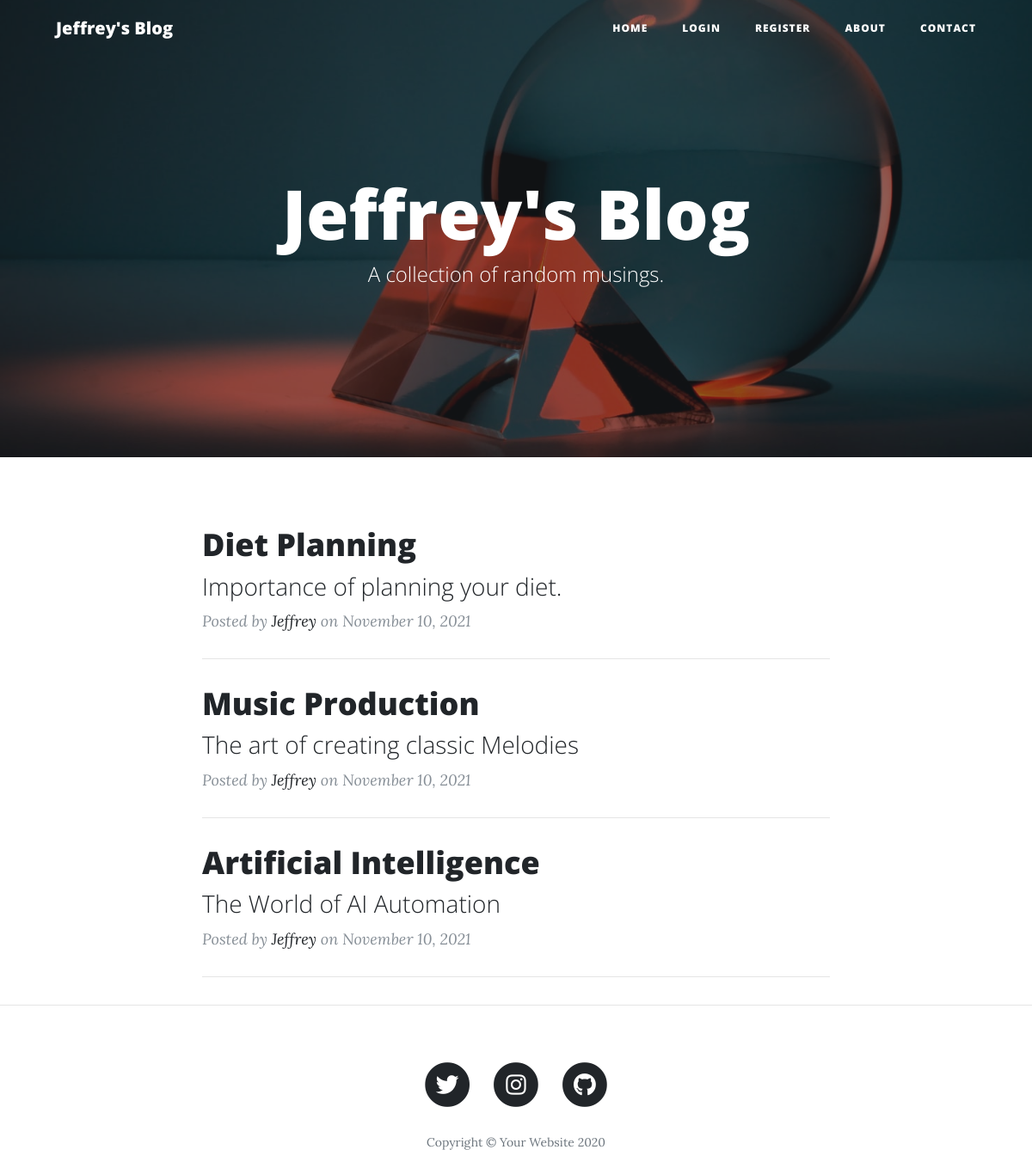
The app's page /, older data.
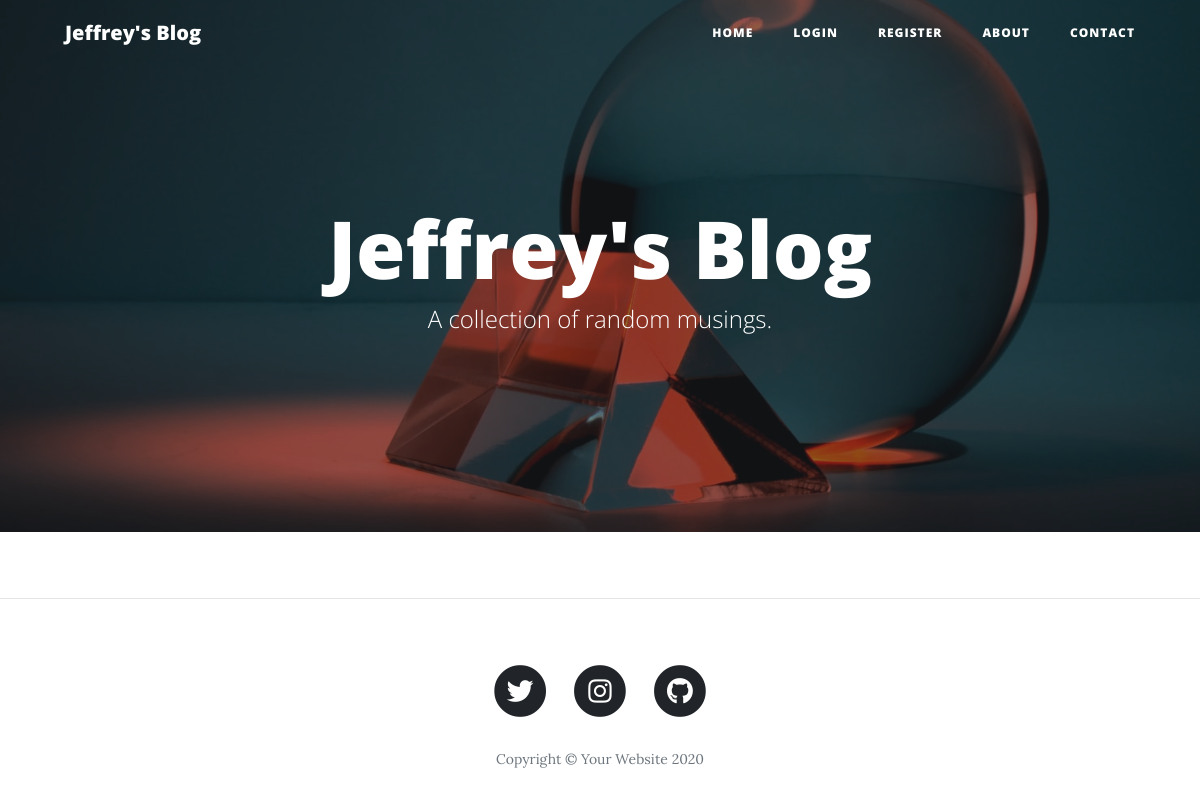
The same page, newer data.
### main.py (models this page shows)
class BlogPost(db.Model):
    __tablename__ = "blog_posts"
    id = db.Column(db.Integer, primary_key=True)
    author_id = db.Column(db.Integer, db.ForeignKey('users.id'))
    author = relationship("User", back_populates="posts")
    title = db.Column(db.String(250), unique=True, nullable=False)
    subtitle = db.Column(db.String(250), nullable=False)
    date = db.Column(db.String(250), nullable=False)
    body = db.Column(db.Text, nullable=False)
    img_url = db.Column(db.String(250), nullable=False)
    comments = relationship("Comment", back_populates="parent_post")

class User(UserMixin, db.Model):
    __tablename__ = "users"
    id = db.Column(db.Integer, primary_key=True)
    email = db.Column(db.String(250), unique=True)
    password = db.Column(db.String(250))
    name = db.Column(db.String(250))
    posts = relationship("BlogPost", back_populates="author")
    comments = relationship("Comment", back_populates="comment_author")

### main.py (the view)
@app.route('/')
def get_all_posts():
    posts = BlogPost.query.all()
    return render_template("index.html", all_posts=posts, current_user=current_user)

### templates/index.html (shortened to what this page needs)
{% include "header.html" %}
  <header class="masthead" style="background-image: url('static/img/smooth.jpeg')">
    <div class="overlay"></div>
    <div class="container">
      <div class="row">
        <div class="col-lg-8 col-md-10 mx-auto">
          <div class="site-heading">
            <h1>Jeffrey's Blog</h1>
            <span class="subheading">A collection of random musings.</span>
          </div>
        </div>
      </div>
    </div>
  </header>
  <div class="container">
    <div class="row">
      <div class="col-lg-8 col-md-10 mx-auto">
        {% for post in all_posts %}
        <div class="post-preview">
          <a href="{{ url_for('show_post', post_id=post.id) }}">
            <h2 class="post-title">
              {{post.title}}
            </h2>
            <h3 class="post-subtitle">
              {{post.subtitle}}
            </h3>
          </a>
          <p class="post-meta">Posted by
            <a href="#">{{ post.author.name }}</a>
            on {{post.date}}
          </p>
        </div>
        <hr>
        {% endfor %}
      </div>
    </div>
  </div>
  <hr>
{% include "footer.html" %}

### templates/header.html (shortened to what this page needs)
<!DOCTYPE html>
<html lang="en">
<head>
  <link href="{{ url_for('static', filename='vendor/bootstrap/css/bootstrap.min.css') }}" rel="stylesheet">
  <link href="{{ url_for('static', filename='vendor/fontawesome-free/css/all.min.css')}}" rel="stylesheet" type="text/css">
  <link href="{{ url_for('static', filename='css/clean-blog.min.css')}}" rel="stylesheet">
</head>
<body>
  <nav class="navbar navbar-expand-lg navbar-light fixed-top" id="mainNav">
    <div class="container">
      <a class="navbar-brand" href="{{url_for('get_all_posts')}}">Jeffrey's Blog</a>
      <div class="collapse navbar-collapse" id="navbarResponsive">
        <ul class="navbar-nav ml-auto">
          <li class="nav-item">
            <a class="nav-link" href="{{ url_for('get_all_posts') }}">Home</a>
          </li>
          {% if not current_user.is_authenticated: %}
          <li class="nav-item">
            <a class="nav-link" href="{{ url_for('login') }}">Login</a>
          </li>
          <li class="nav-item">
            <a class="nav-link" href="{{ url_for('register') }}">Register</a>
          </li>
          {% else: %}
          <li class="nav-item">
            <a class="nav-link" href="{{ url_for('logout') }}">Log Out</a>
          </li>
          {% endif %}
          <li class="nav-item">
            <a class="nav-link" href="{{ url_for('about') }}">About</a>
          </li>
          <li class="nav-item">
            <a class="nav-link" href="{{ url_for('contact') }}">Contact</a>
          </li>
        </ul>
      </div>
    </div>
  </nav>

### templates/footer.html (shortened to what this page needs)
  <footer>
    <div class="container">
      <div class="row">
        <div class="col-lg-8 col-md-10 mx-auto">
          <ul class="list-inline text-center">
            <li class="list-inline-item">
              <a href="https://twitter.com/bossan_j">
                <span class="fa-stack fa-lg">
                  <i class="fas fa-circle fa-stack-2x"></i>
                  <i class="fab fa-twitter fa-stack-1x fa-inverse"></i>
                </span>
              </a>
            </li>
            <li class="list-inline-item">
              <a href="https://www.instagram.com/jeffrey_jeremiah_/?hl=en">
                <span class="fa-stack fa-lg">
                  <i class="fas fa-circle fa-stack-2x"></i>
                  <i class="fab fa-instagram fa-stack-1x fa-inverse"></i>
                </span>
              </a>
            </li>
            <li class="list-inline-item">
              <a href="https://github.com/jeffreyjeremiah1">
                <span class="fa-stack fa-lg">
                  <i class="fas fa-circle fa-stack-2x"></i>
                  <i class="fab fa-github fa-stack-1x fa-inverse"></i>
                </span>
              </a>
            </li>
          </ul>
          <p class="copyright text-muted">Copyright &copy; Your Website 2020</p>
        </div>
      </div>
    </div>
  </footer>
</body>
</html>

Row changes from the older to the newer data that the page shows:
removed BlogPost: title "Diet Planning", subtitle "Importance of planning your diet.", author.name "Jeffrey", date "November 10, 2021"
removed BlogPost: title "Music Production", subtitle "The art of creating classic Melodies", author.name "Jeffrey", date "November 10, 2021"
removed BlogPost: title "Artificial Intelligence", subtitle "The World of AI Automation", author.name "Jeffrey", date "November 10, 2021"
